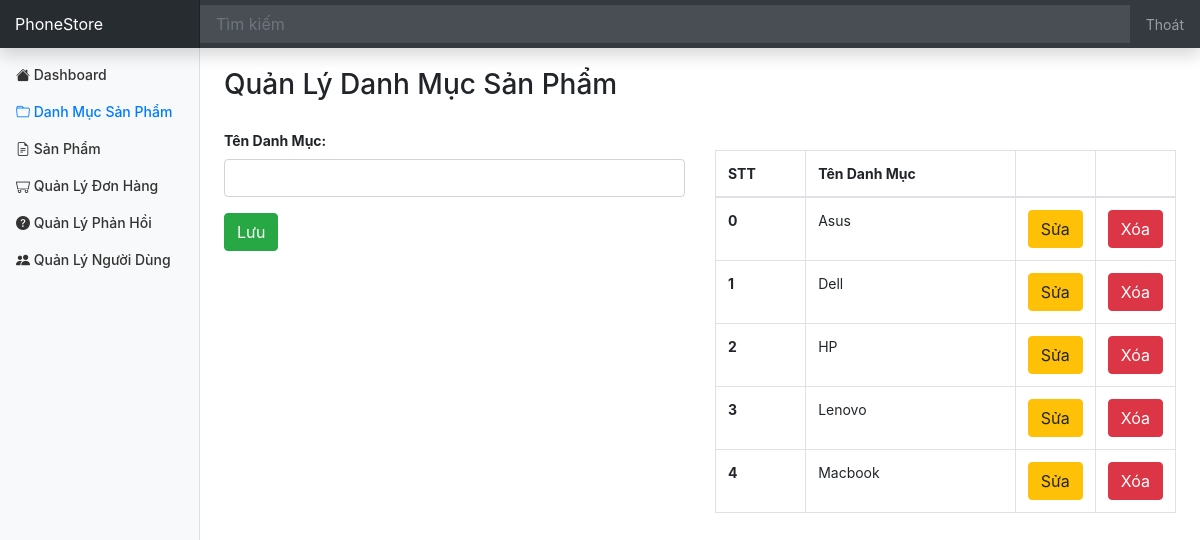
The app's page /Laptrinhweb/CategoryAdmin (signed in) with its own data.
### tables this page shows
CREATE TABLE `category` (
  `id` int(11) NOT NULL,
  `name` varchar(100) NOT NULL
);

### Laptrinhweb/mvc/core/Controller.php (called while the page is built, shortened)
<?php
class Controller{
    public function view($view, $data=[]){
        require_once "mvc/views/". $view .".php";
    }
}
?>

### Laptrinhweb/mvc/controllers/CategoryAdmin.php (called while the page is built, shortened)
<?php
class CategoryAdmin extends Controller{
    public $categoryModel;
    public function __construct() {
        $this->categoryModel = $this->model("CategoryModel");
    }
    public function SayHi($deleteSuccess=0){
        $category = $this->categoryModel->getCategory();
        $this->view("category/categoryAdmin",[
            "category"=>$category,
            "deleteSuccess"=>$deleteSuccess
        ]);
    }
}
?>

### Laptrinhweb/mvc/core/App.php (called while the page is built, shortened)
<?php
class App{
    protected $action = "SayHi";
    function __construct(){
        $arr = $this->UrlProcess();
        if( file_exists("./mvc/controllers/".$arr[0].".php") ){
            unset($arr[0]);
        }
        $this->controller = new $this->controller;
        $this->params = $arr ? array_values($arr) : [];
        call_user_func_array([$this->controller, $this->action], $this->params);
    }
    function UrlProcess(){
        if( isset($_GET["url"]) ){
            return explode("/", filter_var(trim($_GET["url"], "/")));
        }
    }
}
?>

### Laptrinhweb/index.php (called while the page is built, shortened)
<?php
$myApp = new App();
?>

### Laptrinhweb/mvc/core/DB.php (called while the page is built, shortened)
<?php
class DB {
    function executeResult($sql, $isSingle = false) {
        $data = null;
        $conn = mysqli_connect(HOST, USERNAME, PASSWORD, DATABASE);
        mysqli_set_charset($conn, 'utf8');
        $resultset = mysqli_query($conn, $sql);
        if($resultset){
            if($isSingle) {
                $data = mysqli_fetch_array($resultset, 1);
            } else {
                $data = [];
                while(($row = mysqli_fetch_array($resultset, 1)) != null) {
                    $data[] = $row;
                }
            }
        }
        return $data;
    }
}

### Laptrinhweb/mvc/models/CategoryModel.php (called while the page is built, shortened)
<?php
class CategoryModel extends DB{
    public function getCategory(){
        $sql = "select * from category";
        $data = $this->executeResult($sql);
        return $data;
    }
}

### Laptrinhweb/mvc/views/category/categoryAdmin.php (the view, shortened to what this page needs)
<?php
	require_once('mvc/views/blocks/header_admin.php');
?>
<div class="row" style="margin-top: 20px;">
	<div class="col-md-12" style="margin-bottom: 20px;">
		<h3>Quản Lý Danh Mục Sản Phẩm</h3>
	</div>
	<div class="col-md-6">
		<form method="post" action="http://localhost/Laptrinhweb/CategoryAdmin/insertCategoryController">
			<div class="form-group">
			  <label for="usr" style="font-weight: bold;">Tên Danh Mục:</label>
			  <input required="true" type="text" class="form-control" id="usr" name="name">
			</div>
			<button class="btn btn-success">Lưu</button>
		</form>
	</div>
	<div class="col-md-6 table-responsive">
		<table class="table table-bordered table-hover" style="margin-top: 20px;">
			<thead>
				<tr>
					<th>STT</th>
					<th>Tên Danh Mục</th>
					<th style="width: 50px"></th>
					<th style="width: 50px"></th>
				</tr>
			</thead>
			<tbody>
<?php
	$countCategory = count($data["category"]);
	for($i=0; $i<$countCategory;$i++) {
		echo '<tr>
					<th>'.($i).'</th>
					<td>'.$data["category"][$i]['name'].'</td>
					<td style="width: 50px">
						<a href="http://localhost/Laptrinhweb/CategoryAdmin/updateCategoryController/'.$data["category"][$i]["id"].'"><button class="btn btn-warning">Sửa</button></a>
					</td>
					<td style="width: 50px">
					<a href="http://localhost/Laptrinhweb/CategoryAdmin/deleteCategoryController/'.$data["category"][$i]["id"].'"><button class="btn btn-danger">Xóa</button></a>
					</td>
				</tr>';
	}
?>
			</tbody>
		</table>
	</div>
</div>
<?php
	require_once('mvc/views/blocks/footer_admin.php');
?>

### Laptrinhweb/public/css/dashboard.css (style rules this page uses)
body { font-size: .875rem; }

### records on screen
category: name "Asus"
category: name "Dell"
category: name "HP"
category: name "Lenovo"
category: name "Macbook"
